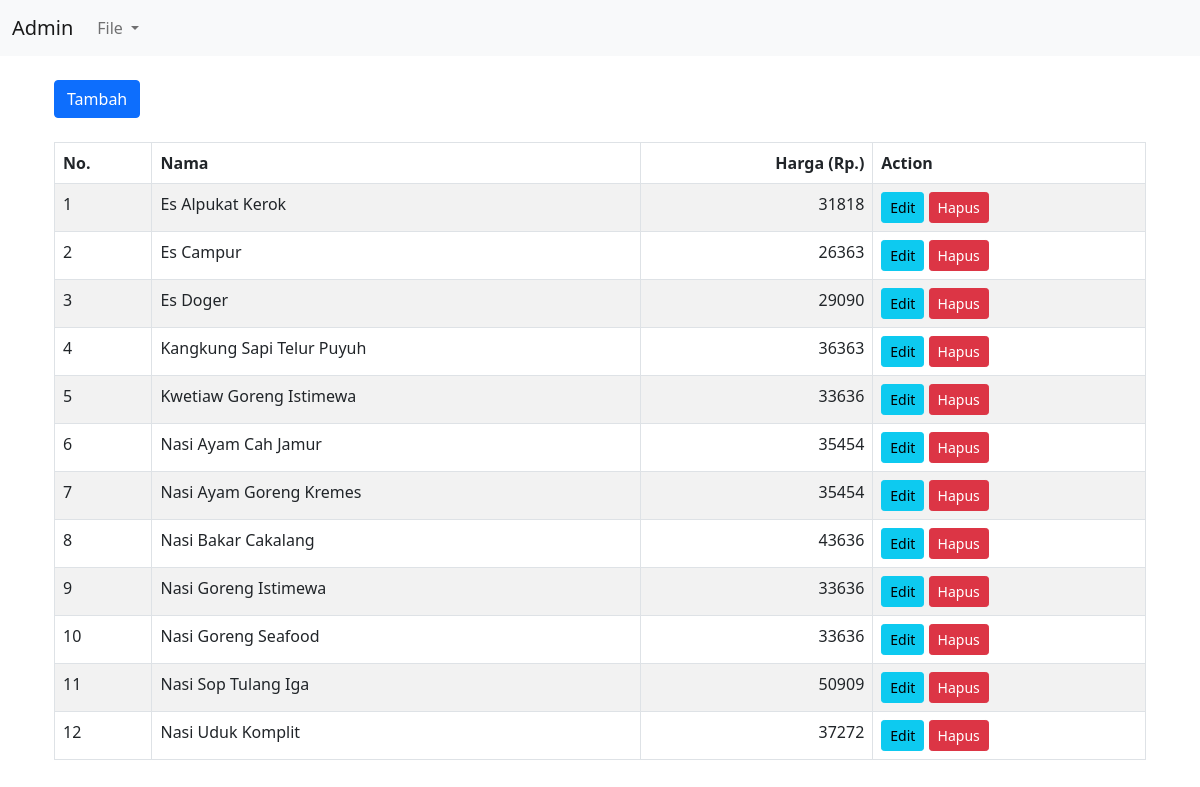
/view/menu.php, run on the app's committed database.
### tables this page shows
CREATE TABLE `produk` (
  `id` int(11) NOT NULL,
  `nama` varchar(80) DEFAULT NULL,
  `jenis` tinyint(1) DEFAULT NULL,
  `harga` int(11) DEFAULT NULL,
  `gambar` varchar(80) DEFAULT NULL,
  `keterangan` text DEFAULT NULL
);

### view/menu.php (the view, shortened to what this page needs)
<!doctype html>
<html lang="en">
<head>
    <link href="https://cdn.jsdelivr.net/npm/bootstrap@5.1.0/dist/css/bootstrap.min.css" rel="stylesheet">
</head>
<body>
<?php
include_once 'nav.php';
include '../koneksi.php';
?>
<div class="container">
    <div class="container-fluid">
        <br>
        <a href="addmenu.php" class="btn btn-primary">Tambah</a>
        <br>
        <br>
        <table id="tabel" class="table table-striped table-bordered table-hover">
            <thead>
            <tr>
                <th>No.</th>
                <th>Nama</th>
                <th style="text-align: end">Harga (Rp.)</th>
                <th>Action</th>
            </tr>
            </thead>
            <tbody>
            <?php
            $i = 1;
            $sql = "select * from produk order by nama";
            $stmt = $db->query($sql);
            while ($data = $stmt->fetch(PDO::FETCH_ASSOC)){
                echo '<tr>';
                echo "<td>".$i."</td>";
                echo "<td>".$data['nama']."</td>";
                echo "<td style='text-align: end'>".$data['harga']."</td>";
                echo "<td>";
                echo '<form method="post" action="delete_menu.php?id='. $data['id'] .'">';
                echo "<a class='btn btn-info btn-sm' href='editmenu.php?id=".$data['id']."'>Edit</a>";
                echo ' <input type="submit" onclick="return confirm(\'Hapus data ini?\')" class="btn btn-danger btn-sm" value="Hapus"> ';
                echo '</form>';
                echo "</td>";
                echo '</tr>';
                $i = $i + 1;
            }
            ?>
            </tbody>
        </table>
    </div>
</div>
</body>
</html>

### view/nav.php (shortened to what this page needs)
<nav class="navbar navbar-expand-lg navbar-light bg-light">
    <div class="container-fluid">
        <a class="navbar-brand" href="#">Admin</a>
        <div class="collapse navbar-collapse" id="navbarSupportedContent">
            <ul class="navbar-nav me-auto mb-2 mb-lg-0">
                <li class="nav-item dropdown">
                    <a class="nav-link dropdown-toggle" href="#" id="navbarDropdown" role="button" data-bs-toggle="dropdown" aria-expanded="false">
                        File
                    </a>
                </li>
            </ul>
        </div>
    </div>
</nav>

### data on the page
produk: nama "Es Alpukat Kerok", harga "31818"
produk: nama "Es Campur", harga "26363"
produk: nama "Es Doger", harga "29090"
produk: nama "Kangkung Sapi Telur Puyuh", harga "36363"
produk: nama "Kwetiaw Goreng Istimewa", harga "33636"
produk: nama "Nasi Ayam Cah Jamur", harga "35454"
produk: nama "Nasi Ayam Goreng Kremes", harga "35454"
produk: nama "Nasi Bakar Cakalang", harga "43636"
produk: nama "Nasi Goreng Istimewa", harga "33636"
produk: nama "Nasi Goreng Seafood", harga "33636"
produk: nama "Nasi Sop Tulang Iga", harga "50909"
produk: nama "Nasi Uduk Komplit", harga "37272"
